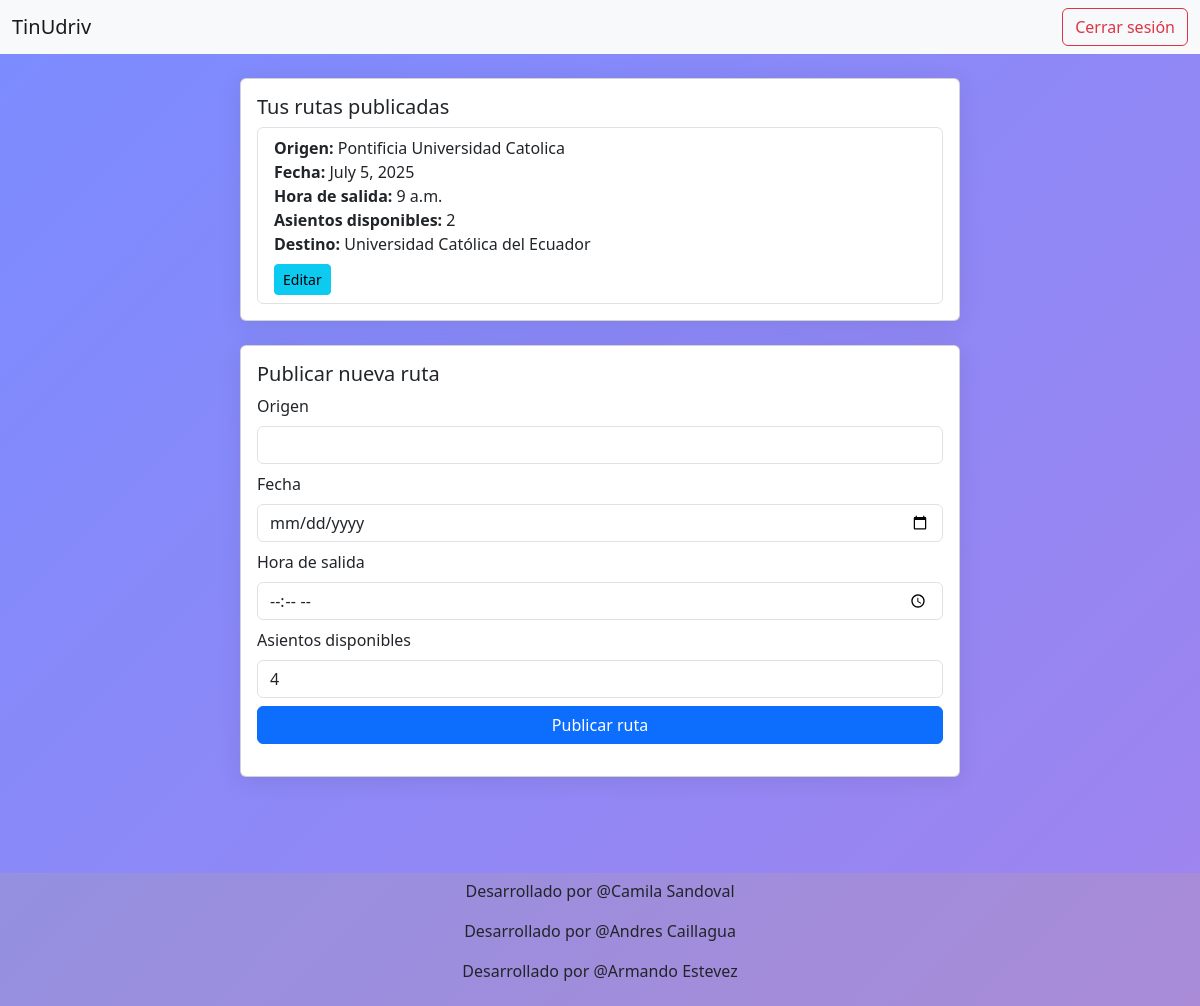
Page /panel/ (signed in) on the earlier database version.
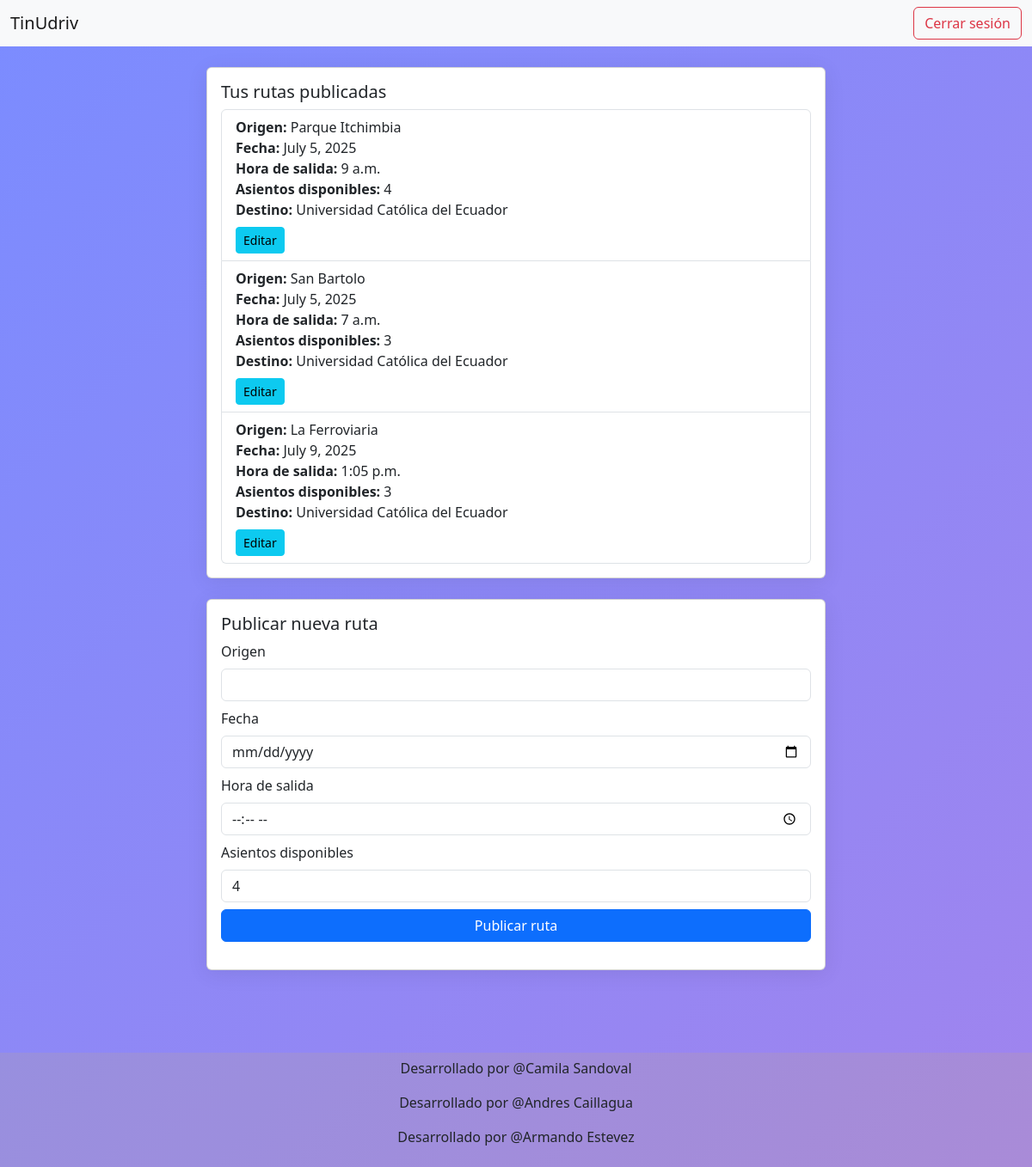
Same page on the later database version.
### core/models.py (models this page shows, shortened)
class Ruta(models.Model):
    conductor = models.ForeignKey(Usuario, on_delete=models.CASCADE, related_name='rutas')
    origen = models.CharField(max_length=200)
    hora_salida = models.TimeField()
    fecha = models.DateField()
    sitio_llegada = models.CharField(max_length=200, default='Universidad Católica del Ecuador')
    asientos_disponibles = models.PositiveIntegerField(default=4)

### core/views.py (the view)
# urls.py: path('panel/', views.panel_view, name='panel'),
@login_required
def panel_view(request):
    if request.user.tipo_usuario == 'conductor':
        rutas = Ruta.objects.filter(conductor=request.user)
        return render(request, 'panel_conductor.html', {'rutas': rutas})
    else:
        rutas = Ruta.objects.filter(fecha__gte=timezone.now().date()).exclude(conductor=request.user)
        reservas = Reserva.objects.filter(pasajero=request.user)
        return render(request, 'panel_pasajero.html', {'rutas': rutas, 'reservas': reservas})

### core/templates/panel_conductor.html (shortened to what this page needs)
{% extends "base.html" %}
{% load widget_tweaks %}
{% load static %}
{% block content %}
<div class="container">
    <div class="row justify-content-center">
        <div class="col-md-8">
            <div class="card mb-4">
                <div class="card-body">
                    <h5 class="card-title">Tus rutas publicadas</h5>
                    {% if rutas %}
                        <ul class="list-group">
                        {% for ruta in rutas %}
                            <li class="list-group-item">
                                <b>Origen:</b> {{ ruta.origen }}<br>
                                <b>Fecha:</b> {{ ruta.fecha }}<br>
                                <b>Hora de salida:</b> {{ ruta.hora_salida }}<br>
                                <b>Asientos disponibles:</b> {{ ruta.asientos_disponibles }}<br>
                                <b>Destino:</b> {{ ruta.sitio_llegada }}<br>
                                <a href="{% url 'editar_ruta' ruta.id %}" class="btn btn-sm btn-info mt-2">Editar</a>
                            </li>
                        {% endfor %}
                        </ul>
                    {% else %}
                        <p>No has publicado rutas aún.</p>
                    {% endif %}
                </div>
            </div>
            <div class="card">
                <div class="card-body">
                    <h5 class="card-title">Publicar nueva ruta</h5>
                    <form method="post" action="{% url 'publicar_ruta' %}">
                        <div class="mb-2">
                            <label for="origen" class="form-label">Origen</label>
                            <input type="text" class="form-control" name="origen" required>
                        </div>
                        <div class="mb-2">
                            <label for="fecha" class="form-label">Fecha</label>
                            <input type="date" class="form-control" name="fecha" required>
                        </div>
                        <div class="mb-2">
                            <label for="hora_salida" class="form-label">Hora de salida</label>
                            <input type="time" class="form-control" name="hora_salida" required>
                        </div>
                        <div class="mb-2">
                            <label for="asientos_disponibles" class="form-label">Asientos disponibles</label>
                            <input type="number" class="form-control" name="asientos_disponibles" min="1" max="8" value="4" required>
                        </div>
                        <button type="submit" class="btn btn-primary w-100">Publicar ruta</button>
                    </form>
                </div>
            </div>
        </div>
    </div>
</div>
{% endblock content %}

Differences in the rows shown:
changed Ruta: origen "Pontificia Universidad Catolica" → "Parque Itchimbia"; asientos_disponibles "2" → "4"
added Ruta: origen "San Bartolo", fecha "July 5, 2025", hora_salida "7 a.m.", asientos_disponibles "3", sitio_llegada "Universidad Católica del Ecuador"
added Ruta: origen "La Ferroviaria", fecha "July 9, 2025", hora_salida "1:05 p.m.", asientos_disponibles "3", sitio_llegada "Universidad Católica del Ecuador"
